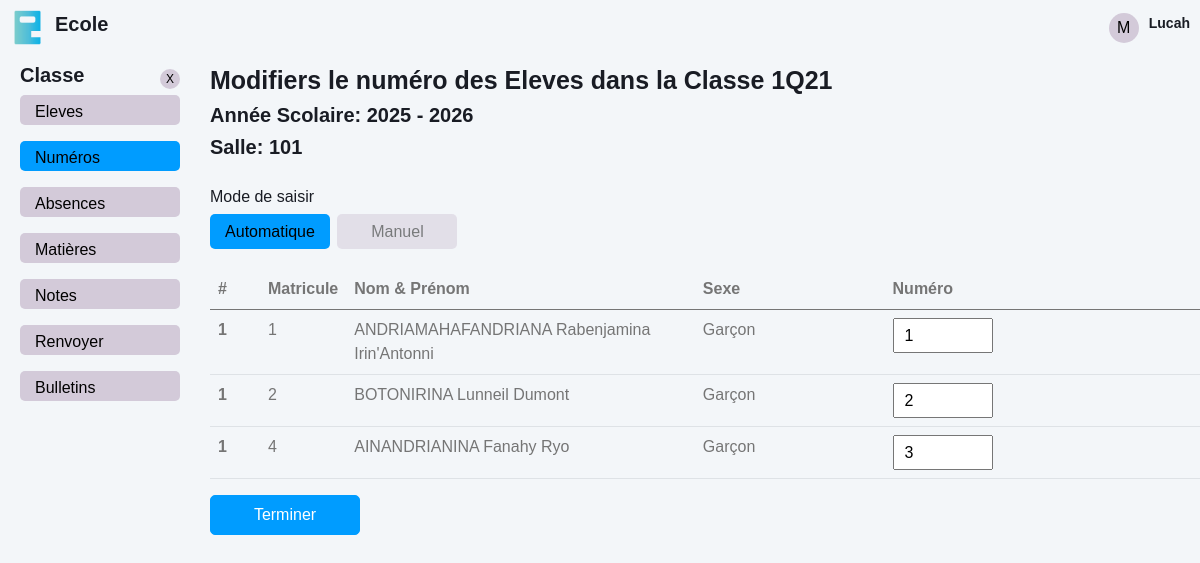
The app's page /classes/numbers.php?id=3 (signed in) with its own data.
### tables this page shows
CREATE TABLE `classes` (
  `classe_id` int(10) NOT NULL AUTO_INCREMENT,
  `nom_classe` varchar(100) NOT NULL,
  `niveau` varchar(50) DEFAULT NULL,
  `annee_debut` year(4) DEFAULT NULL,
  `annee_fin` year(4) DEFAULT NULL,
  `salle` varchar(50) DEFAULT NULL,
  PRIMARY KEY (`classe_id`)
);

CREATE TABLE `eleves` (
  `eleve_id` int(10) NOT NULL AUTO_INCREMENT,
  `numero` int(10) DEFAULT NULL,
  `nom_eleve` varchar(100) DEFAULT NULL,
  `prenom_eleve` varchar(100) DEFAULT NULL,
  `sexe_eleve` varchar(50) DEFAULT NULL,
  `date_naissance` date DEFAULT NULL,
  `lieu_naissance` varchar(50) DEFAULT NULL,
  `status` varchar(50) DEFAULT NULL,
  `adresse` varchar(50) DEFAULT NULL,
  `tel_eleve` varchar(50) DEFAULT NULL,
  `etablissement_orign` varchar(50) DEFAULT NULL,
  `annee_scolaire` varchar(50) DEFAULT NULL,
  `date_inscrit` date DEFAULT NULL,
  `nom_pere` varchar(100) DEFAULT NULL,
  `profession_pere` varchar(50) DEFAULT NULL,
  `tel_pere` varchar(50) DEFAULT NULL,
  `nom_mere` varchar(100) DEFAULT NULL,
  `profession_mere` varchar(50) DEFAULT NULL,
  `tel_mere` varchar(50) DEFAULT NULL,
  `nom_tuteur` varchar(100) DEFAULT NULL,
  `profession_tuteur` varchar(50) DEFAULT NULL,
  `tel_tuteur` varchar(50) DEFAULT NULL,
  `classe_id` int(10) DEFAULT NULL,
  PRIMARY KEY (`eleve_id`),
  KEY `classe_id` (`classe_id`)
);

### classes/numbers.php (the view, shortened to what this page needs)
<?php
    require "../back/database.php";
    $id_classe = isset($_GET['id']) ? (int) $_GET['id'] : 0;
    $sql_classes = "SELECT * FROM classes WHERE classe_id = ? ";
    $stmt_classes = $pdo->prepare($sql_classes);
    $stmt_classes->execute([$id_classe]);
    $classes = $stmt_classes->fetchAll();
    $sql_eleves = "SELECT eleve_id,  numero, nom_eleve, prenom_eleve, sexe_eleve FROM eleves WHERE classe_id = ? ORDER BY eleve_id ASC";
    $stmt_eleves = $pdo->prepare($sql_eleves);
    $stmt_eleves->execute([$id_classe]);
    $eleves = $stmt_eleves->fetchAll();
?>
<!DOCTYPE html>
<html lang="en">
<head>
    <link href="../assets/css/bootstrap.min.css" rel="stylesheet">
    <link href="../assets/css/style.css" rel="stylesheet">
</head>
<body>
    <nav class="navbar navbar-expand sticky-top" style="display: flex; justify-content: space-between; margin: 0; padding: 10px">
        <a  href="./home.php" class="text-primary" style="display: flex; gap: 10px; align-items: center">
            <img src="../assets/img/logo-ecole.png" alt="logo" style="width: 35px">
            <h3 style="font-size: 20px">Ecole</h3>
        </a>
        <div class="menu">
        <button class="btn-menu" id="menu">
            M
        </button>
        <div class="menu-name">
                <h4><?= $_SESSION['username'] ?></h4>
        </div>
        </div>
    </nav>
    <div class="container-xxl position-relative d-flex p-0" style="margin-top: 100px;">
        <div class="sidebar" style="width: 200px; padding: 0 20px; " >
            <nav class="navbar bg-light">
                <div class="navbar-nav w-100" style="margin-top: 25px">
                    <div class="nav-top">
                        <div class="nav-l">
                            <h3>Classe</h3>
                        </div>
                        <div class="nav-r">
                            <a class="df-jc-ac" href="./">X</a>
                        </div>
                    </div>
                    <ul>
                        <li>
                            <a href="./eleves.php?id=<?php echo $id_classe ?>" class="nav-link ">Eleves</a>
                        </li>
                        <li>
                            <a href="./numbers.php?id=<?php echo $id_classe ?>" class="nav-link active">Numéros</a>
                        </li>
                        <li>
                            <a href="./absences.html" class="nav-link">Absences</a>
                        </li>
                        <li>
                            <a href="./matieres.html" class="nav-link">Matières</a>
                        </li>
                        <li>
                            <a href="./notes.html" class="nav-link">Notes</a>
                        </li>
                        <li>
                            <a href="./renvoyer.html" class="nav-link">Renvoyer</a>
                        </li>
                        <li>
                            <a href="index.php" class="nav-link">Bulletins</a>
                        </li>
                    </ul>
                </div>
            </nav>
        </div>
        <div class="col-right">
            <?php if (count($classes) > 0):  ?>
                <div class="tp">
                    <div class="col-classe-l">
                        <?php foreach ( $classes as $classe ): ?>
                            <h1>Modifiers le numéro des Eleves dans la Classe <?php echo $classe['nom_classe'] ?></h1>
                            <h3>Année Scolaire: <?php echo $classe['annee_debut'] ?> - <?php echo $classe['annee_fin'] ?> </h3>
                            <h3>Salle: <?php echo $classe['salle'] ?></h3>
                        <?php endforeach; ?>
                    </div>
                </div>
                <div id="carouselExampleIndicators" class="carousel" >
                    <h3 style="font-size: 16px; font-weight: 500">Mode de saisir</h3>
                    <div class="carousel-indicators">
                        <button type="button" data-bs-target="#carouselExampleIndicators" data-bs-slide-to="0" class="active" aria-current="true" aria-label="Slide 1">Automatique</button>
                        <button type="button" data-bs-target="#carouselExampleIndicators" data-bs-slide-to="1" class="" aria-label="Slide 2">Manuel</button>
                    </div>
                <div class="bd">
                    <?php if (count($eleves) > 0):  ?>
                        <div class="carousel-inner">
                                <div class="carousel-item active">
                                    <form action="../back/eleves/editNumeros.php?id=<?= $id_classe ?>" method="POST" class="d-block w-100 auto">
                                    <table class="table table-hover">
                                        <thead>
                                            <tr>
                                                <th class="col">#</th>
                                                <th class="col">Matricule</th>
                                                <th class="col">Nom & Prénom</th>
                                                <th class="col">Sexe</th>
                                                <th class="col">Numéro</th>
                                            </tr>
                                        </thead>
                                        <tbody>
                                            <?php foreach ( $eleves as $eleve ): ?>
                                                <tr>
                                                    <th scope="row">
                                                    1
                                                    </th>
                                                    <td>
                                                        <?php echo $eleve['eleve_id'] ?>
                                                    </td>
                                                    <td>
                                                        <?php echo $eleve['nom_eleve'] ?>
                                                        <?php echo $eleve['prenom_eleve'] ?>
                                                    </td>
                                                    <td>
                                                        <?php echo $eleve['sexe_eleve'] ?>
                                                    </td>
                                                    <td>
                                                        <input type="number" class="input" name="numbers[<?= $eleve['eleve_id'] ?>]" value="<?= $eleve['numero'] ?>">
                                                    </td>
                                                </tr>
                                            <?php endforeach; ?>
                                        </tbody>
                                    </table>
                                    <div class="submit">
                                        <button type="submit" href="./print-classe.html" class="btn btn-primary" name="modifier">Terminer</button>
                                    </div>
                                    </form>
                                </div>
                        </div>
                    <?php else: ?>
                        <h5>Aucun élève trouvé</h5>
                    <?php endif; ?>
                </div>
            </div>
            <?php else: ?>
                <h5>Aucun classe trouvé</h5>
            <?php endif; ?>
        </div>
    </div>
</body>
</html>

### assets/css/style.css (style rules this page uses)
:root { --primary: #009CFF; --light: #F3F6F9; --dark: #191C24; }
.df-jc-ac { display: flex; justify-content: center; align-items: center; }
.btn { transition: .5s; }
.btn.btn-primary { color: #FFFFFF; }
.sidebar { position: fixed; top: 30px; left: 0; bottom: 0; width: 200px; height: 100vh; overflow-y: auto; transition: 0.5s; z-index: 999; padding: 0 20px; }
@media (min-width: 992px) { .sidebar { margin-left: 0; } }
.navbar .nav-top { display: flex; justify-content: space-between; align-items: center; }
.navbar .nav-top .nav-l h3 { font-size: 20px; font-weight: bold; }
.navbar .nav-top .nav-r a { width: 20px; height: 20px; background: #d3cad9; border-radius: 50%; color: #000; text-decoration: none; font-size: 12px; }
.navbar.navbar-expand .menu { display: flex; align-items: center; gap: 10px; }
.navbar.navbar-expand .menu button.btn-menu { width: 30px; height: 30px; background: #d3cad9; border: 0; border-radius: 50%; }
.navbar.navbar-expand .menu .menu-name { height: 25px; display: flex; }
.navbar.navbar-expand .menu .menu-name h4 { font-size: 14px; }
.sidebar .navbar-nav ul { list-style: none; padding-left: 0; }
.sidebar .navbar-nav .nav-link { height: 30px; padding: 5px 15px; color: #000; font-weight: 500; outline: none; background: #d3cad9; margin-bottom: 1rem; border-radius: 5px; }
.sidebar .navbar-nav .nav-link:hover, .sidebar .navbar-nav .nav-link.active { background: #009CFF; }
.col-right { position: relative; width: 83%; top: -90px; left: 210px; }
.tp { display: flex; justify-content: space-between; }
.bd { margin-top: 20px; }
.col-classe-l h1 { font-size: 25px; }
.col-classe-l h3 { font-size: 20px; }
.bd table tbody tr td input { width: 100px; height: 35px; padding: 5px 10px; }
.carousel { margin-top: 20px; }
.carousel-item { transition: 1s ease-in-out; }
.carousel-indicators { position: relative; display: block; margin-left: 0; margin-right: 0; }
.carousel-indicators [data-bs-target] { width: 120px; height: 35px; padding: 5px 10px; margin-left: 0; text-indent: 0rem; background: #d3cad9; box-sizing: border-box; border-top: 0; border-bottom: 0; border-radius: 5px; }
.carousel-indicators [data-bs-target].active, .carousel-indicators [data-bs-target]:hover { background: #009CFF; }
.manuel .submit button, .auto .submit button { width: 150px; height: 40px; background: #009CFF; }

### classes/numbers.php (style rules this page uses)
table th:nth-child(1), table td:nth-child(1) { width: 50px; }
table th:nth-child(2), table td:nth-child(2) { width: 1%; }
table th:nth-child(3), table td:nth-child(3) { width: 35%; }

### records on screen
classes: nom_classe "1Q21", annee_debut "2025", annee_fin "2026", salle "101"
eleves: eleve_id "1", nom_eleve "ANDRIAMAHAFANDRIANA", prenom_eleve "Rabenjamina Irin'Antonni", sexe_eleve "Garçon", eleve_id+numero "1"
eleves: eleve_id "2", nom_eleve "BOTONIRINA", prenom_eleve "Lunneil Dumont", sexe_eleve "Garçon", eleve_id+numero "2"
eleves: eleve_id "4", nom_eleve "AINANDRIANINA", prenom_eleve "Fanahy Ryo", sexe_eleve "Garçon", numero "3"

### other values on screen
$_SESSION['username'] "Lucah"
